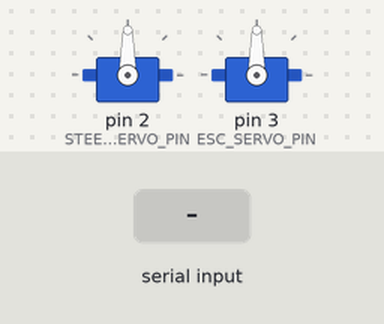
Recording of a sketch running on a simulated Arduino Uno, built with avr-gcc and run on an emulated ATmega328P. On the bench: 2 × servo. The test bench sets the inputs (shaded band).

Above: at 1.2 s.
1.3 s: "90 45\n" received over Serial
At 2.0 s:
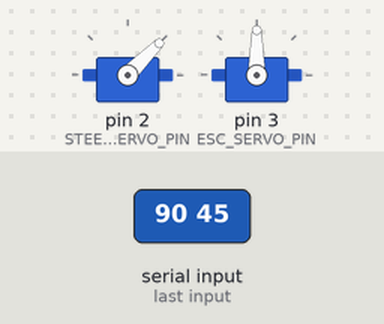
2.8 s: byte 10 ('\n') received over Serial
At 4.0 s:
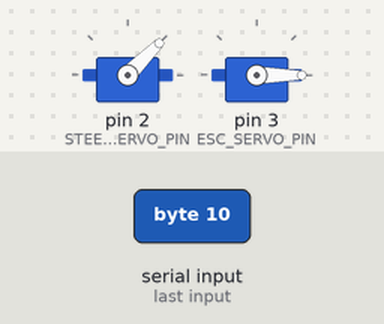
4.3 s: "30 150\n" received over Serial
At 5.5 s:
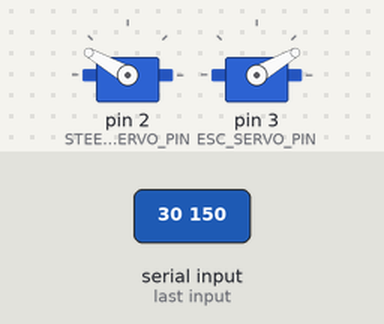
5.8 s: "5\n" received over Serial
At 6.4 s:
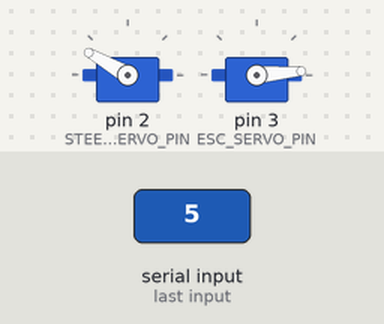
7.3 s: "90\n" received over Serial
At 7.6 s:
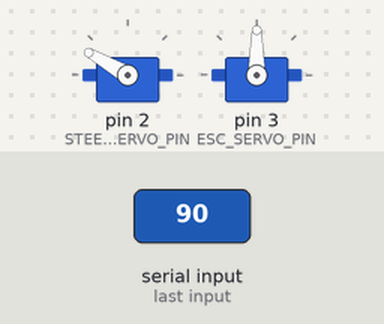
8.8 s: "200\n" received over Serial
At 10.0 s:
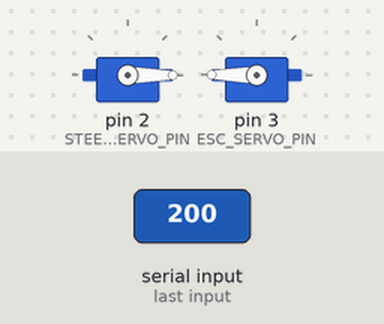
Timing chart, 0 to 11.3 s (numbered marks = the images above; inputs shaded):
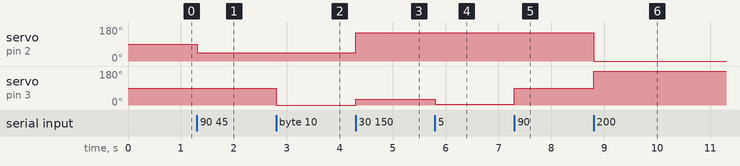

The sketch:

ardu.ino
```cpp
#include <Servo.h>

const int STEERING_SERVO_PIN = 2;
const int ESC_SERVO_PIN = 3;
const int PIN_LED = 13;
const int SDA_PIN = 18;
const int SCL_PIN = 19;

const int NEUTRAL_THROTTLE = 90; // 60 to 102
const int NEUTRAL_STEERING_ANGLE = 90; // 55 to 135

Servo steeringServo;
Servo electronicSpeedController;

void setup()
{
  Serial.begin(9600);

  //connect servo and esc
  steeringServo.attach( STEERING_SERVO_PIN );
  electronicSpeedController.attach( ESC_SERVO_PIN );

  //set speeds to neutral
  steeringServo.write( NEUTRAL_STEERING_ANGLE );
  steeringServo.write( NEUTRAL_THROTTLE );
}

char incomingByte;
char buffer[64];
int i = 0;
int space;
int speed = 0;
int rotate = 0;

void loop()//send '<speed> <rotate>\n'
{
  if(Serial.available() > 0)
  {
    incomingByte = Serial.read();
    if(incomingByte == '\n')
    {
      buffer[i] = 0;
      i = 0;
      speed = atol(buffer);
      rotate = atol(buffer+space);
//      Serial.print(speed);
//      Serial.print(' ');
//      Serial.println(rotate);
      electronicSpeedController.write(speed);
      steeringServo.write(rotate);
    }
    else if(incomingByte == ' ')
    {
      space = i+1;
      buffer[i++]=incomingByte;
    }
    else
    {
      buffer[i++] = incomingByte;
    }
  }
}
```

Measured:
- after the input at 1.3 s, servo on pin 2 (STEERING_SERVO_PIN): 90° → 45° at once
- after the input at 2.8 s, servo on pin 3 (ESC_SERVO_PIN): 90° → 0° at once
- after the input at 4.3 s, servo on pin 2 (STEERING_SERVO_PIN): 45° → 150° at once; servo on pin 3 (ESC_SERVO_PIN): 0° → 30° at once
- after the input at 5.8 s, servo on pin 3 (ESC_SERVO_PIN): 30° → 5° at once
- after the input at 7.3 s, servo on pin 3 (ESC_SERVO_PIN): 5° → 90° at once
- after the input at 8.8 s, servo on pin 2 (STEERING_SERVO_PIN): 150° → 0° at once; servo on pin 3 (ESC_SERVO_PIN): 90° → 180° at once
